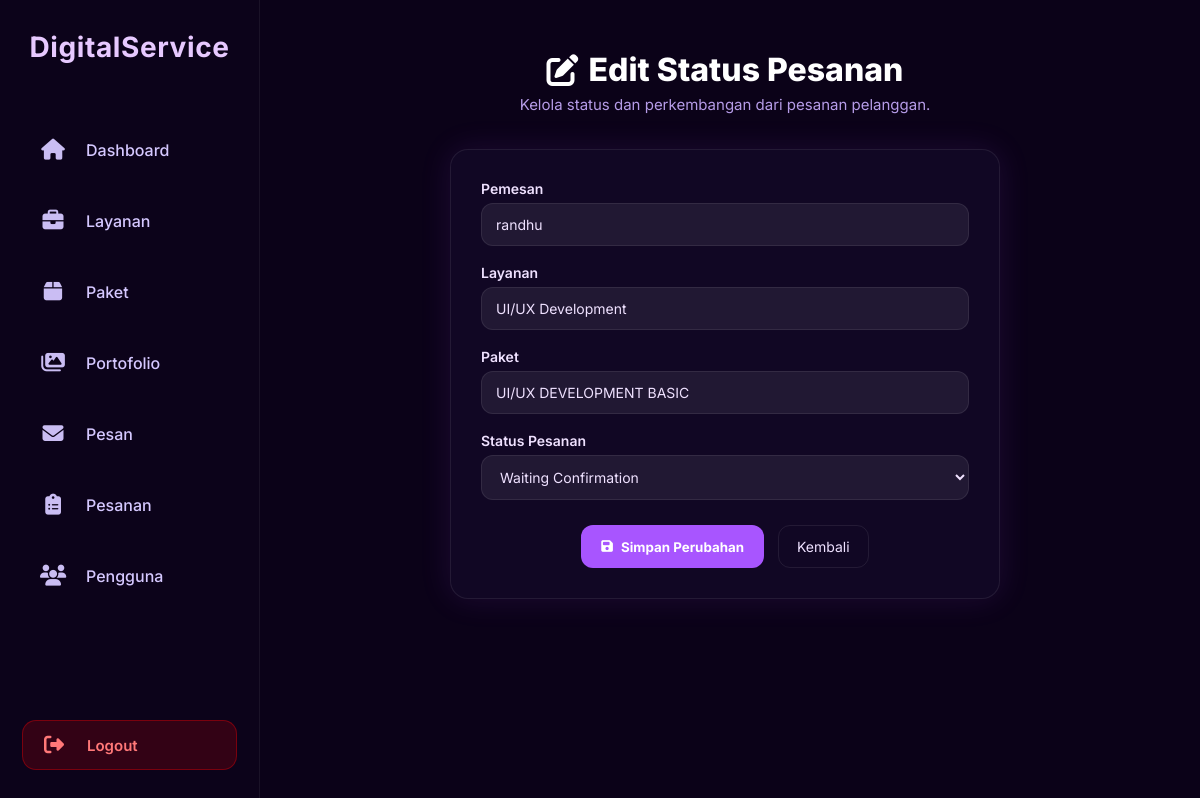
The page /digital_service/public/views/admin/pages/edit_order.php?id=9 (signed in) on the database its author committed.
### tables this page shows
CREATE TABLE `orders` (
  `id` int(11) NOT NULL,
  `user_id` int(11) NOT NULL,
  `service_id` int(11) NOT NULL,
  `package_id` int(11) NOT NULL,
  `price` int(11) NOT NULL,
  `notes` text DEFAULT NULL,
  `payment_method` varchar(50) DEFAULT NULL,
  `payment_proof` varchar(255) DEFAULT NULL,
  `proof_file` varchar(255) DEFAULT NULL,
  `status` enum('PENDING','WAITING CONFIRMATION','IN PROGRESS','COMPLETED','REJECTED') DEFAULT 'PENDING',
  `created_at` timestamp NOT NULL DEFAULT current_timestamp(),
  `updated_at` timestamp NOT NULL DEFAULT current_timestamp() ON UPDATE current_timestamp()
);

CREATE TABLE `users` (
  `id` int(10) UNSIGNED NOT NULL,
  `name` varchar(100) NOT NULL,
  `username` varchar(50) NOT NULL,
  `password` varchar(255) NOT NULL,
  `role` enum('admin','client') NOT NULL DEFAULT 'client',
  `created_at` datetime NOT NULL DEFAULT current_timestamp()
);

CREATE TABLE `services` (
  `id` int(10) UNSIGNED NOT NULL,
  `category_id` int(10) UNSIGNED DEFAULT NULL,
  `title` varchar(150) NOT NULL,
  `description` text NOT NULL,
  `base_price` int(10) UNSIGNED NOT NULL,
  `thumbnail` varchar(255) DEFAULT NULL,
  `is_active` tinyint(1) NOT NULL DEFAULT 1,
  `created_at` datetime NOT NULL DEFAULT current_timestamp()
);

CREATE TABLE `packages` (
  `id` int(10) UNSIGNED NOT NULL,
  `service_id` int(10) UNSIGNED DEFAULT NULL,
  `name` varchar(100) NOT NULL,
  `description` text DEFAULT NULL,
  `price` int(10) UNSIGNED NOT NULL,
  `thumbnail` varchar(255) DEFAULT NULL,
  `created_at` datetime NOT NULL DEFAULT current_timestamp()
);

### digital_service/config/app.php (called while the page is built, shortened)
<?php
$BASE_URL = "http://localhost/digital_service/";
?>

### digital_service/public/views/admin/pages/edit_order.php (the view, shortened to what this page needs)
<?php
require_once __DIR__ . "/../../../../config/db.php";
require_once __DIR__ . "/../../../../config/app.php";
$order_id = (int) $_GET['id'];
$q = $conn->query("
    SELECT o.*,
           u.name AS user_name,
           p.name AS package_name,
           s.title AS service_name
    FROM orders o
    JOIN users u ON u.id = o.user_id
    JOIN packages p ON p.id = o.package_id
    JOIN services s ON s.id = o.service_id
    WHERE o.id = {$order_id}
    LIMIT 1
");
$order = $q->fetch_assoc();
?>
<!DOCTYPE html>
<html lang="id">
<head>
<link rel="stylesheet" href="<?= $BASE_URL ?>public/assets/styles/admin/edit_order.css">
<link rel="stylesheet" href="https://cdnjs.cloudflare.com/ajax/libs/font-awesome/6.5.0/css/all.min.css">
</head>
<body>
<div class="admin-layout">
<?php include __DIR__ . "/../layout/sidebar.php"; ?>
<div class="admin-content">
    <div class="page-header">
        <h1><i class="fa-solid fa-pen-to-square"></i> Edit Status Pesanan</h1>
        <p>Kelola status dan perkembangan dari pesanan pelanggan.</p>
    </div>
    <div class="form-card">
        <form action="<?= $BASE_URL ?>public/views/admin/actions/order_update.php" method="POST">
            <div class="form-group">
                <label>Pemesan</label>
                <input type="text" value="<?= htmlspecialchars($order['user_name']) ?>" disabled>
            </div>
            <div class="form-group">
                <label>Layanan</label>
                <input type="text" value="<?= htmlspecialchars($order['service_name']) ?>" disabled>
            </div>
            <div class="form-group">
                <label>Paket</label>
                <input type="text" value="<?= htmlspecialchars($order['package_name']) ?>" disabled>
            </div>
            <div class="form-group">
                <label>Status Pesanan</label>
                <select name="status" required>
                    <option value="WAITING CONFIRMATION" <?= $order['status'] == "WAITING CONFIRMATION" ? "selected" : "" ?>>
                        Waiting Confirmation
                    </option>
                </select>
            </div>
            <div class="submit-row">
                <button type="submit" class="btn-primary">
                    <i class="fa-solid fa-floppy-disk"></i> Simpan Perubahan
                </button>
                <a href="<?= $BASE_URL ?>public/views/admin/pages/orders.php" class="btn-outline">
                    Kembali
                </a>
            </div>
        </form>
    </div>
</div>
</div>
</body>
</html>

### digital_service/public/assets/styles/admin/edit_order.css (style rules this page uses)
:root { --bg-main: #0b0218; --bg-elevated: #110724; --border: rgba(255,255,255,0.08); --text: #efe1ff; --text-dim: #b69ce8; --accent: #a855ff; --accent-hover: #be82ff; --danger: #ff4d4d; }
body { background: var(--bg-main); color: var(--text); font-family: "Inter", sans-serif; margin: 0; }
.admin-layout { display: flex; width: 100%; }
.admin-content { flex: 1; margin-left: 250px; padding: 50px 55px 70px; display: flex; flex-direction: column; align-items: center; animation: fadeIn .35s ease forwards; }
.page-header { text-align: center; margin-bottom: 35px; }
.page-header h1 { display: inline-flex; align-items: center; gap: 10px; font-size: 32px; font-weight: 800; color: #fff; }
.page-header p { margin-top: 6px; font-size: 15px; color: var(--text-dim); }
.form-card { background: var(--bg-elevated); border: 1px solid var(--border); border-radius: 18px; padding: 30px; width: 100%; max-width: 550px; box-shadow: 0 0 32px rgba(168,85,255,.12); }
.form-group { margin-bottom: 18px; display: flex; flex-direction: column; }
.form-group label { margin-bottom: 6px; font-size: 14px; font-weight: 600; color: var(--text); }
.form-group input, .form-group select { background: rgba(255,255,255,.07); border: 1px solid var(--border); padding: 12px 14px; border-radius: 12px; font-size: 14px; color: var(--text); outline: none; }
.form-group select option { background: #1a1137; color: #fff; }
.btn-primary { background: var(--accent); padding: 12px 20px; border: none; border-radius: 12px; color: #fff; font-weight: 700; cursor: pointer; transition: .25s; display: inline-flex; align-items: center; gap: 8px; }
.btn-outline { padding: 12px 18px; border: 1px solid var(--border); background: transparent; border-radius: 12px; font-size: 14px; color: var(--text); display: inline-flex; align-items: center; gap: 8px; cursor: pointer; transition: .25s; text-decoration: none; }
.submit-row { display: flex; justify-content: center; gap: 14px; margin-top: 25px; }
a { color: inherit; text-decoration: none; }

### digital_service/public/assets/styles/components/sidebar.css (style rules this page uses)
* { margin: 0; padding: 0; box-sizing: border-box; font-family: "Inter", sans-serif }

### rows shown on the page
orders: user.name "randhu", service.title "UI/UX Development", package.name "UI/UX DEVELOPMENT BASIC", status "Waiting Confirmation"
